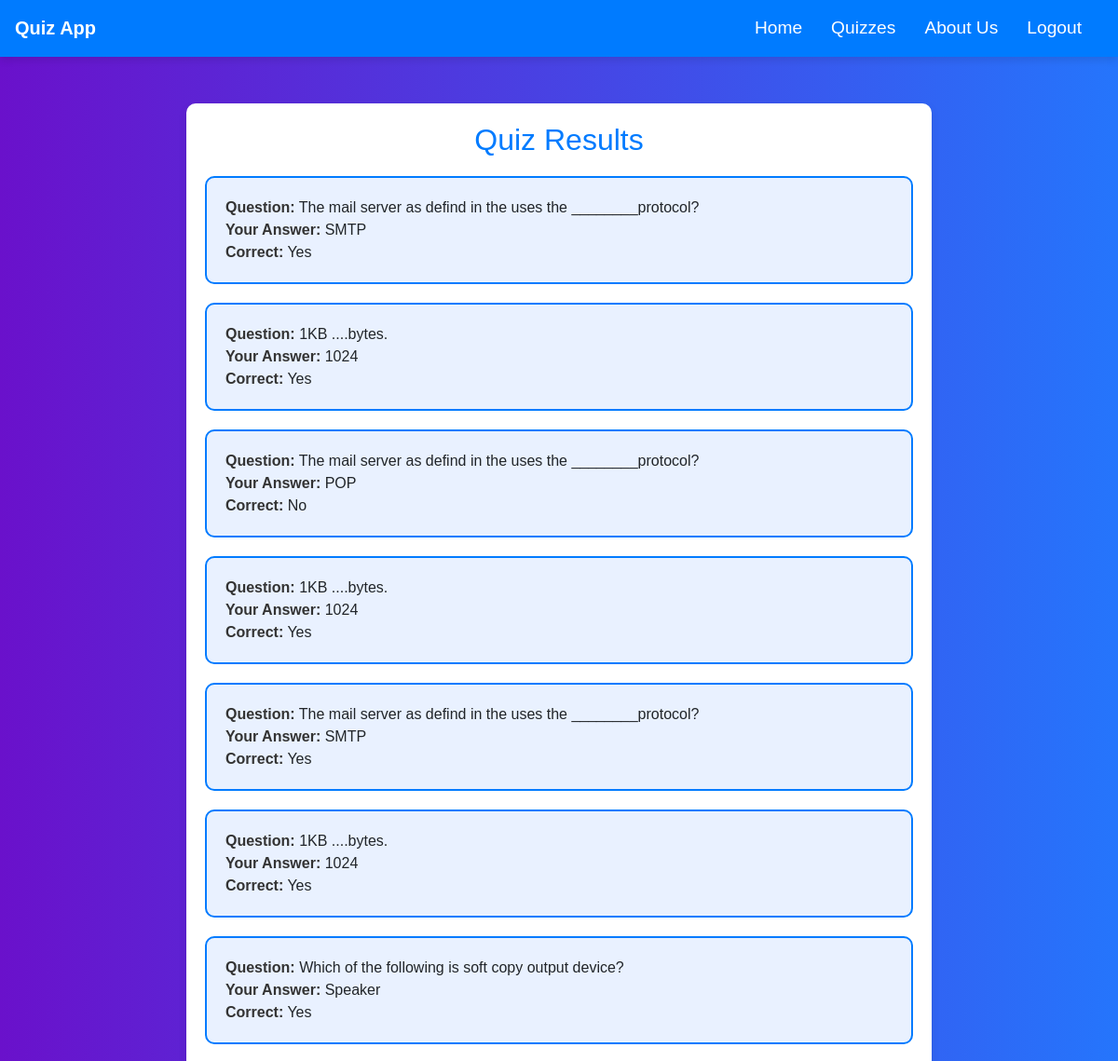
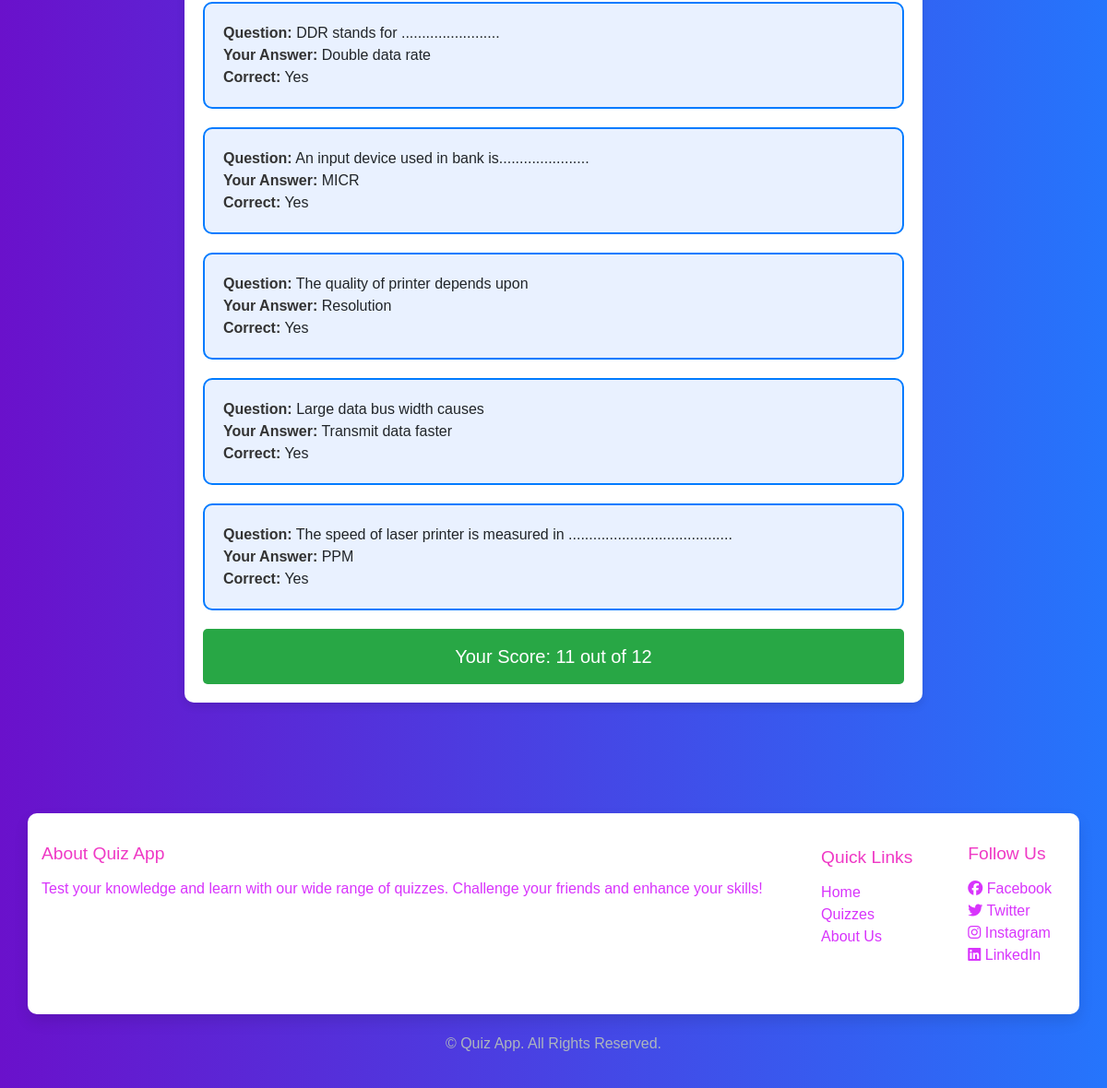
/quiz/result/ (signed in), run on the app's committed database (2 pictures, top to bottom).
### Qapp/models.py (models this page shows, shortened)
class UserAnswer(models.Model):
    user = models.ForeignKey(User, on_delete=models.CASCADE)
    question = models.ForeignKey(Question, on_delete=models.CASCADE)
    selected_option = models.ForeignKey(Option, on_delete=models.CASCADE)

class Question(models.Model):
    question_text = models.CharField(max_length=255)

class Option(models.Model):
    question = models.ForeignKey(Question, related_name='options', on_delete=models.CASCADE)
    option_text = models.CharField(max_length=255)
    is_correct = models.BooleanField(default=False)  # This helps in checking correct answers later

### Qapp/views.py (the view)
# urls.py: path('quiz/result/', views.quiz_result_view, name='quiz_result'),
@login_required(login_url='login')
def quiz_result_view(request):
    user_answers = UserAnswer.objects.filter(user=request.user)
    score = sum([1 for answer in user_answers if answer.selected_option.is_correct])
    total_questions = user_answers.count()
    return render(request, 'quiz_result.html', {
        'user_answers': user_answers,
        'score': score,
        'total_questions': total_questions,
    })

### Qapp/templates/quiz_result.html (shortened to what this page needs)
{% extends "base.html" %}
{% block content %}
    <link href="https://maxcdn.bootstrapcdn.com/bootstrap/4.5.2/css/bootstrap.min.css" rel="stylesheet">
</head>
<body>
<div class="results-container">
    <h2>Quiz Results</h2>
    <ul class="list-unstyled">
        {% for answer in user_answers %}
        <li class="result-card">
            <strong>Question:</strong> {{ answer.question.question_text }}<br>
            <strong>Your Answer:</strong> {{ answer.selected_option.option_text }}<br>
            <strong>Correct:</strong> {{ answer.selected_option.is_correct|yesno:"Yes,No" }}
        </li>
        {% endfor %}
    </ul>
    <div class="score-summary">
        Your Score: {{ score }} out of {{ total_questions }}
    </div>
</div>
{% endblock content %}

### Qapp/templates/base.html (style rules this page uses)
body { font-family: 'Arial', sans-serif; background: linear-gradient(to right, #6a11cb, #2575fc); animation: fadeIn 1s ease-in-out; min-height: 100vh; }

### Qapp/templates/quiz_result.html (style rules this page uses)
body { background-color: #f4f4f9; font-family: 'Arial', sans-serif; }
.results-container { max-width: 800px; margin: 50px auto; padding: 20px; background-color: #fff; border-radius: 10px; box-shadow: 0 4px 10px rgba(0, 0, 0, 0.1); }
h2 { text-align: center; color: #007bff; margin-bottom: 20px; }
.result-card { padding: 20px; margin-bottom: 20px; border: 2px solid #007bff; border-radius: 10px; background-color: #e9f1ff; animation: fadeInUp 0.6s ease-in-out; }
.result-card strong { color: #333; }
.score-summary { background-color: #28a745; color: white; padding: 15px; border-radius: 5px; font-size: 20px; margin-top: 20px; text-align: center; animation: fadeInUp 0.8s ease-in-out; }

### data on the page
UserAnswer: question.question_text "The mail server as defind in the uses the ________protocol?", selected_option.option_text "SMTP", selected_option.is_correct "Yes"
UserAnswer: question.question_text "1KB ....bytes.", selected_option.option_text "1024", selected_option.is_correct "Yes"
UserAnswer: question.question_text "The mail server as defind in the uses the ________protocol?", selected_option.option_text "POP", selected_option.is_correct "No"
UserAnswer: question.question_text "1KB ....bytes.", selected_option.option_text "1024", selected_option.is_correct "Yes"
UserAnswer: question.question_text "The mail server as defind in the uses the ________protocol?", selected_option.option_text "SMTP", selected_option.is_correct "Yes"
UserAnswer: question.question_text "1KB ....bytes.", selected_option.option_text "1024", selected_option.is_correct "Yes"
UserAnswer: question.question_text "Which of the following is soft copy output device?", selected_option.option_text "Speaker", selected_option.is_correct "Yes"
UserAnswer: question.question_text "DDR stands for ........................", selected_option.option_text "Double data rate", selected_option.is_correct "Yes"
UserAnswer: question.question_text "An input device used in bank is......................", selected_option.option_text "MICR", selected_option.is_correct "Yes"
UserAnswer: question.question_text "The quality of printer depends upon", selected_option.option_text "Resolution", selected_option.is_correct "Yes"
UserAnswer: question.question_text "Large data bus width causes", selected_option.option_text "Transmit data faster", selected_option.is_correct "Yes"
UserAnswer: question.question_text "The speed of laser printer is measured in ........................................", selected_option.option_text "PPM", selected_option.is_correct "Yes"

### other printed values
{{ score }} "11"
{{ total_questions }} "12"
